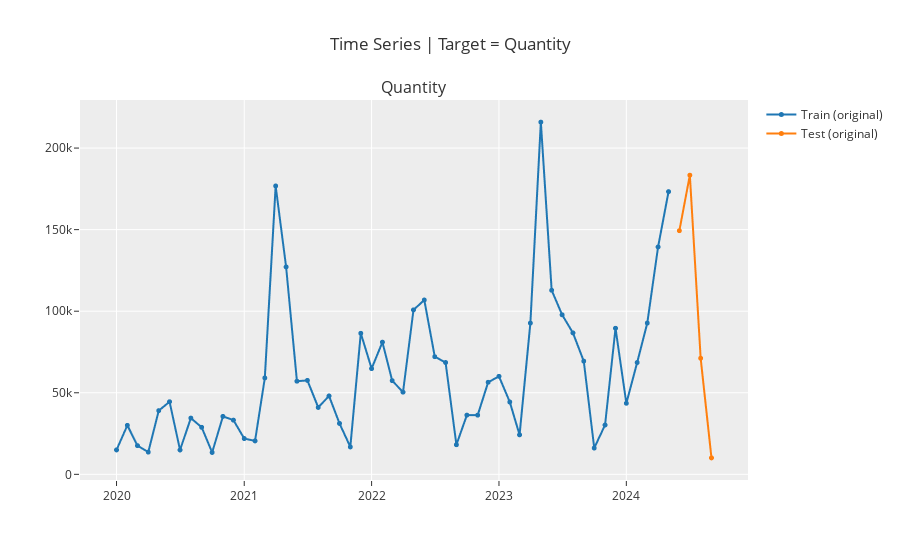

Source (notebook cell):
### Markdown cell above
### Checking Set Up

### Code cell
exp.plot_model(plot='train_test_split')
